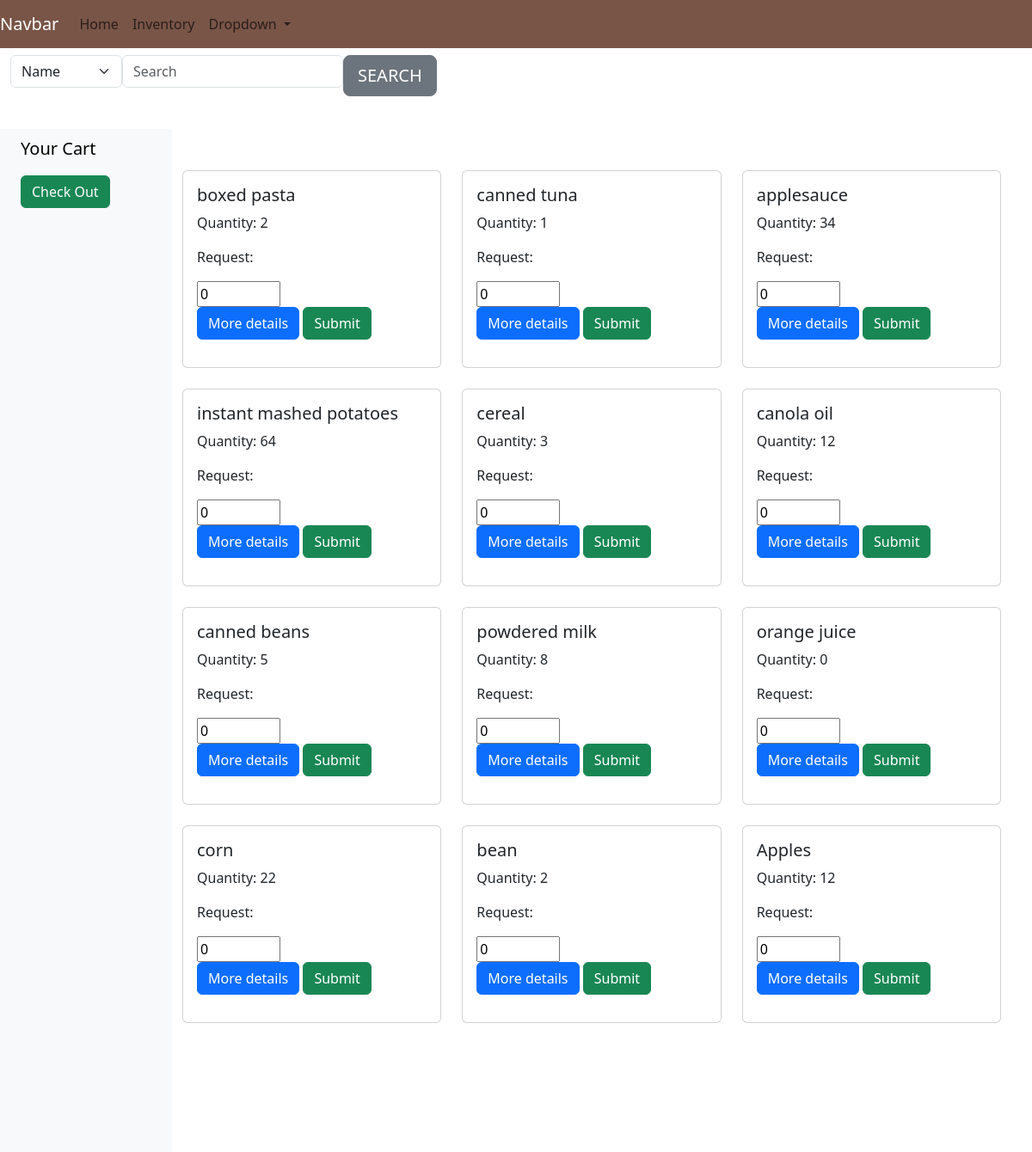
Page /inventory (signed in) on the committed database.
### app.py (models this page shows, shortened)
class Inventory(db.Model):
    id= db.Column(db.Integer, primary_key=True)
    name = db.Column(db.String)
    qty = db.Column(db.Integer)
    description = db.Column(db.String(255))
    bank = db.Column(db.String)

### app.py (the view, shortened to what this page needs)
@app.route('/inventory', methods=["POST","GET"])
@login_required
def inventory():
    all_inventory = Inventory.query.all()
    cart = session.get('cart', [])
    session['cart'] = cart
    return render_template("inventory.html", invent_list=all_inventory, cart=cart)

### app.py (called while the page is built)
@login_manager.user_loader
def load_user(user_id):
    return User.query.get(int(user_id))

### templates/inventory.html (shortened to what this page needs)
{%extends "base.html"%}
{%block content%}
<div class="container-fluid overflow-hidden">
  <nav class="navbar navbar-expand-lg navbar-light">
    <div class="collapse navbar-collapse" id="navbarSupportedContent">
      <ul class="navbar-nav mr-auto">
        <div class="form-floating mb-3 d-flex justify-content-center">
          <form action="/inventory" method="POST">
            <li>
              <select class="form-select" aria-label="Default select example" name="search_by">
                <option value="name">Name</option>
              </select>
            </li>
        </div>
        <li class="nav-item">
          <input type="text" class="form-control" id="floatingInput" placeholder="Search" name='search_text' required>
        </li>
        <li class="nav-item">
          <button type="submit" class="btn btn-secondary btn-lg" name="search">SEARCH</button>
        </li>
      </ul>
    </div>
  </nav>
  <div class="row vh-100 overflow-auto">
    <div class="col-12 col-sm-3 col-xl-2 px-sm-2 px-0 bg-light d-flex sticky-top">
      <div class="d-flex flex-sm-column flex-row flex-grow-1 align-items-center align-items-sm-start px-3 pt-2 text-clack">
        <a href="/" class="d-flex align-items-center pb-sm-3 mb-md-0 me-md-auto text-black text-decoration-none">
          <span class="fs-5">Your Cart</span>
        </a>
        <ul class="nav nav-pills flex-sm-column flex-row flex-nowrap flex-shrink-1 flex-sm-grow-0 flex-grow-1 mb-sm-auto mb-0 justify-content-center align-items-center align-items-sm-start" id="menu">
          <form action="/inventory" method="POST">
            <li>
              <button type="submit" class="btn btn-success" name="checkout">Check Out</button>
            </li>
          </form>
        </ul>
      </div>
    </div>
      <div class="col d-flex flex-column h-100">
        <div class="row">
          <div class="row row-cols-1 row-cols-md-3 g-4">
            {%for thing in invent_list%}
            <div class="col">
              <div class="card">
                <form action="/inventory" method="POST">
                <div class="card-body">
                  <h5 class="card-title">{{thing.name}}</h5>
                  <p class="card-text">
                    <label for="qty">Quantity: {{thing.qty}}</label>
                <p>Request:</p>
                <input type="number" id="qty" name="qty" min="0" max="100" step="1" value="0">
                <br>
                <button type="button" class="btn btn-primary" data-bs-toggle="modal" data-bs-target="#exampleModal{{ loop.index }}">
                  More details
                </button>
                <button type="submit" class="btn btn-success" name="food_picked">Submit</button>
                  </p>
                </div>
              </form>
              </div>
            </div>
            {%endfor%}
          </div>
      </div>
  </div>
</div>
{%endblock%}

### rows in the picture
Inventory: name "boxed pasta", qty "2"
Inventory: name "canned tuna", qty "1"
Inventory: name "applesauce", qty "34"
Inventory: name "instant mashed potatoes", qty "64"
Inventory: name "cereal", qty "3"
Inventory: name "canola oil", qty "12"
Inventory: name "canned beans", qty "5"
Inventory: name "powdered milk", qty "8"
Inventory: name "orange juice", qty "0"
Inventory: name "corn", qty "22"
Inventory: name "bean", qty "2"
Inventory: name "Apples", qty "12"
